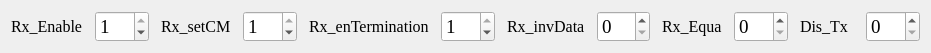
   <widget class="QWidget" name="layoutWidget">
    <property name="geometry">
     <rect>
      <x>10</x>
      <y>478</y>
      <width>931</width>
      <height>32</height>
     </rect>
    </property>
    <layout class="QHBoxLayout" name="horizontalLayout">
     <property name="spacing">
      <number>12</number>
     </property>
     <item>
      <widget class="QLabel" name="Rx_Enable">
       <property name="font">
        <font>
         <family>Times New Roman</family>
         <pointsize>12</pointsize>
         <weight>50</weight>
         <bold>false</bold>
        </font>
       </property>
       <property name="text">
        <string>Rx_Enable</string>
       </property>
      </widget>
     </item>
     <item>
      <widget class="QSpinBox" name="Rx_Enable_Box">
       <property name="font">
        <font>
         <family>Times New Roman</family>
         <pointsize>14</pointsize>
        </font>
       </property>
       <property name="maximum">
        <number>1</number>
       </property>
       <property name="value">
        <number>1</number>
       </property>
      </widget>
     </item>
     <item>
      <widget class="QLabel" name="Rx_setCM">
       <property name="font">
        <font>
         <family>Times New Roman</family>
         <pointsize>12</pointsize>
         <weight>50</weight>
         <bold>false</bold>
        </font>
       </property>
       <property name="text">
        <string>Rx_setCM</string>
       </property>
      </widget>
     </item>
     <item>
      <widget class="QSpinBox" name="Rx_setCM_Box">
       <property name="font">
        <font>
         <family>Times New Roman</family>
         <pointsize>14</pointsize>
        </font>
       </property>
       <property name="maximum">
        <number>1</number>
       </property>
       <property name="value">
        <number>1</number>
       </property>
      </widget>
     </item>
     <item>
      <widget class="QLabel" name="Rx_enTermination">
       <property name="font">
        <font>
         <family>Times New Roman</family>
         <pointsize>12</pointsize>
         <weight>50</weight>
         <bold>false</bold>
        </font>
       </property>
       <property name="text">
        <string>Rx_enTermination</string>
       </property>
      </widget>
     </item>
     <item>
      <widget class="QSpinBox" name="Rx_enTermination_Box">
       <property name="font">
        <font>
         <family>Times New Roman</family>
         <pointsize>14</pointsize>
        </font>
       </property>
       <property name="maximum">
        <number>1</number>
       </property>
       <property name="value">
        <number>1</number>
       </property>
      </widget>
     </item>
     <item>
      <widget class="QLabel" name="Rx_invData">
       <property name="font">
        <font>
         <family>Times New Roman</family>
         <pointsize>12</pointsize>
         <weight>50</weight>
         <bold>false</bold>
        </font>
       </property>
       <property name="text">
        <string>Rx_invData</string>
       </property>
      </widget>
     </item>
     <item>
      <widget class="QSpinBox" name="Rx_invData_Box">
       <property name="font">
        <font>
         <family>Times New Roman</family>
         <pointsize>14</pointsize>
        </font>
       </property>
       <property name="maximum">
        <number>1</number>
       </property>
       <property name="value">
        <number>0</number>
       </property>
      </widget>
     </item>
     <item>
      <widget class="QLabel" name="Rx_Equa">
       <property name="font">
        <font>
         <family>Times New Roman</family>
         <pointsize>12</pointsize>
         <weight>50</weight>
         <bold>false</bold>
        </font>
       </property>
       <property name="text">
        <string>Rx_Equa</string>
       </property>
      </widget>
     </item>
     <item>
      <widget class="QSpinBox" name="Rx_Equa_Box">
       <property name="font">
        <font>
         <family>Times New Roman</family>
         <pointsize>14</pointsize>
        </font>
       </property>
       <property name="maximum">
        <number>3</number>
       </property>
       <property name="value">
        <number>0</number>
       </property>
      </widget>
     </item>
     <item>
      <widget class="QLabel" name="Dis_Tx">
       <property name="font">
        <font>
         <family>Times New Roman</family>
         <pointsize>12</pointsize>
         <weight>50</weight>
         <bold>false</bold>
        </font>
       </property>
       <property name="text">
        <string>Dis_Tx</string>
       </property>
      </widget>
     </item>
     <item>
      <widget class="QSpinBox" name="Dis_Tx_Box">
       <property name="font">
        <font>
         <family>Times New Roman</family>
         <pointsize>14</pointsize>
        </font>
       </property>
       <property name="maximum">
        <number>1</number>
       </property>
       <property name="value">
        <number>0</number>
       </property>
      </widget>
     </item>
    </layout>
   </widget>
